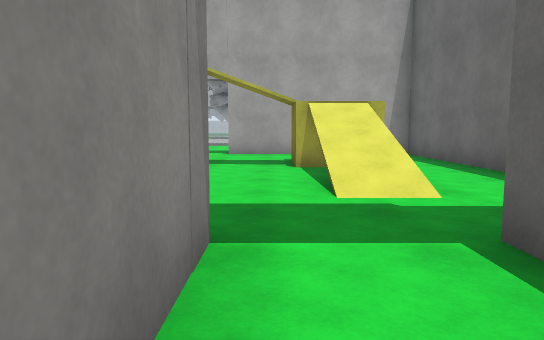
View 1 (above)

16 first-person views from a walk through a 3-D level made in the Unity game engine. The camera is 1.3 m above the floor, tilts 6° down and sees 70° across. The floor is counted in squares, 2 m on a side. Each view is taken from the middle of a square. On the plan, view 1 faces up. The plan holds only what a view shows up to about 11 squares ahead; the rest is blank. The place goes on beyond the plan. The player character is not drawn. Surface patterns are stand-ins for the level's own textures.

View 2
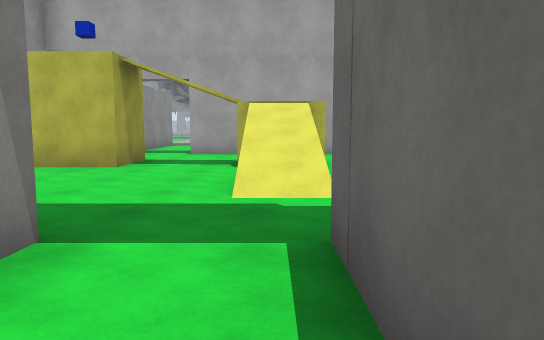

View 3
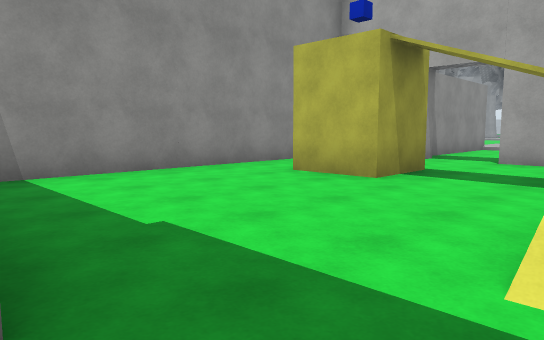

View 4
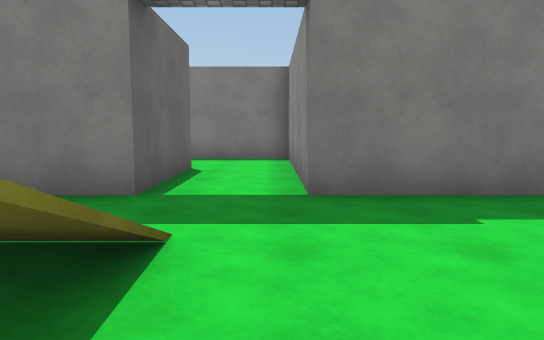

View 5
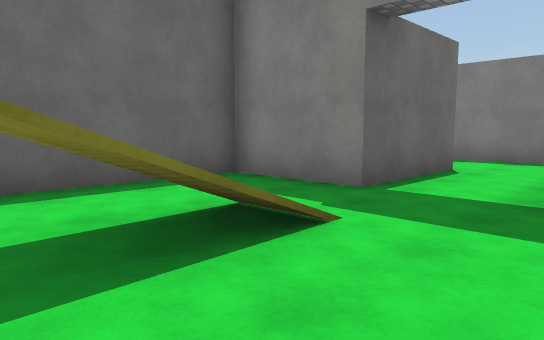

View 6
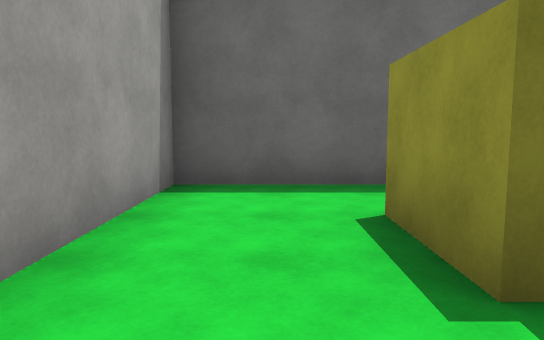

View 7
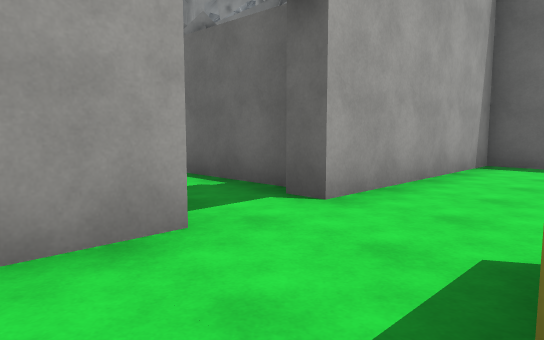

View 8
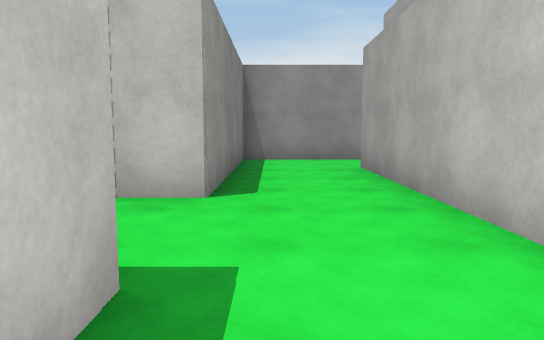

View 9
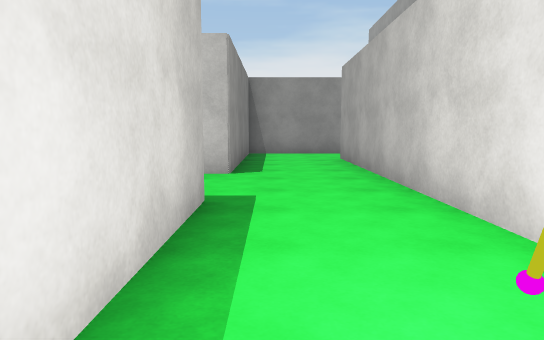

View 10
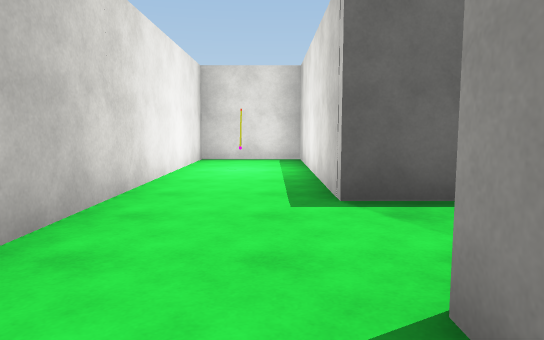

View 11
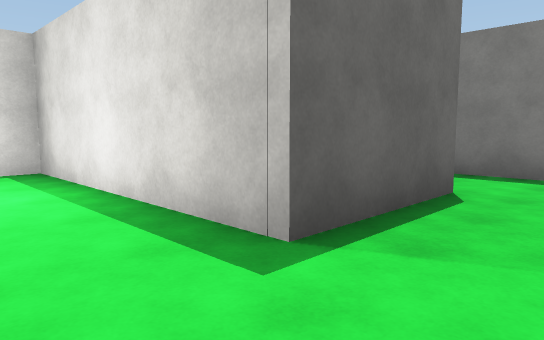

View 12
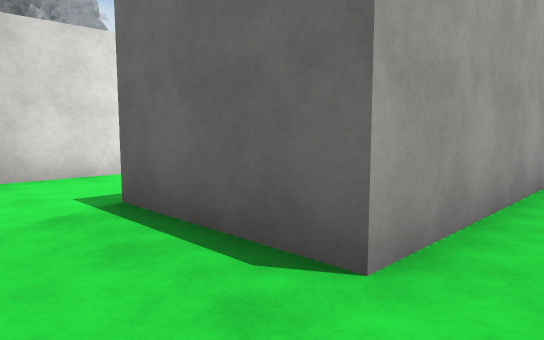

View 13
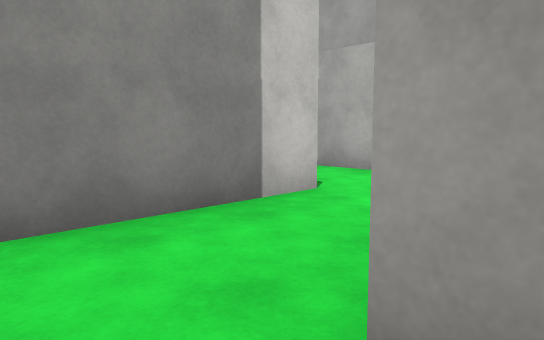

View 14
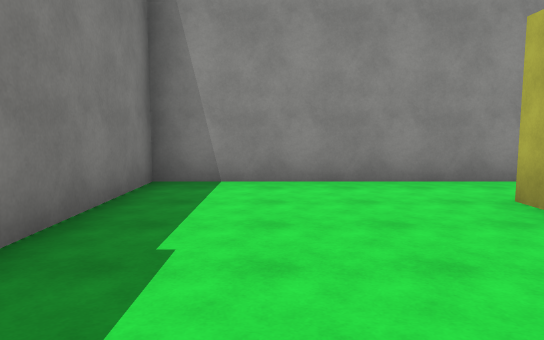

View 15
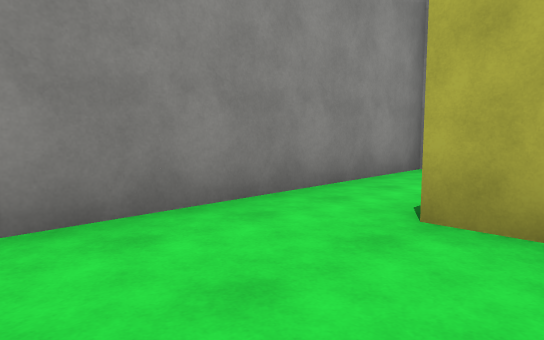

View 16
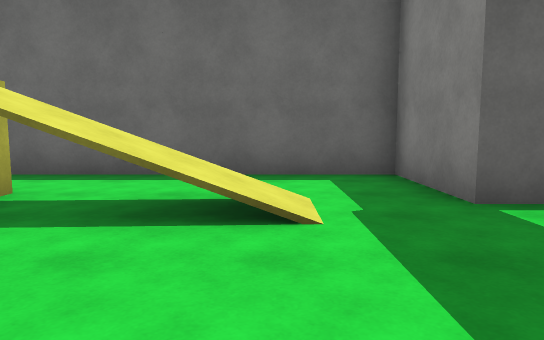

### Floor plan
Key: @ floor where view 1 was taken; # wall or solid block; . floor; / step, stairs or slope; O other object.
Columns run from 5 left of view 1 to 12 right of it. Each row starts with its distance up from view 1.
 14   #.
 13   #..#
 12   #..#
 11 ###.######
 10 #........#
  9 #........#
  8 #.##..##.#
  7 #.##..##.#
  6 #...../..#
  5 #...../..#
  4 #...../..#
  3 #........#
  2 #####..###
  1     #..#
  0     #@.###########
 -1     #.........O..#
 -2     #............#
 -3     ######..######
 -4          #..####
 -5          #..####
 -6          #....

Where each view was taken, in squares from view 1:
view 1: 0 up, 0 right, facing up
view 2: 0 up, 1 right, facing up
view 3: 2 up, 1 right, facing up-left
view 4: 6 up, 0 right, facing down
view 5: 6 up, 1 left, facing down-right
view 6: 9 up, 1 left, facing right
view 7: 8 up, 4 left, facing up-right
view 8: 2 down, 8 right, facing left
view 9: 2 down, 10 right, facing left
view 10: 2 down, 3 right, facing right
view 11: 1 down, 5 right, facing down-right
view 12: 6 down, 5 right, facing up-right
view 13: 6 down, 7 right, facing up-left
view 14: 4 up, 1 right, facing left
view 15: 4 up, 2 left, facing up-left
view 16: 4 up, 2 left, facing right
